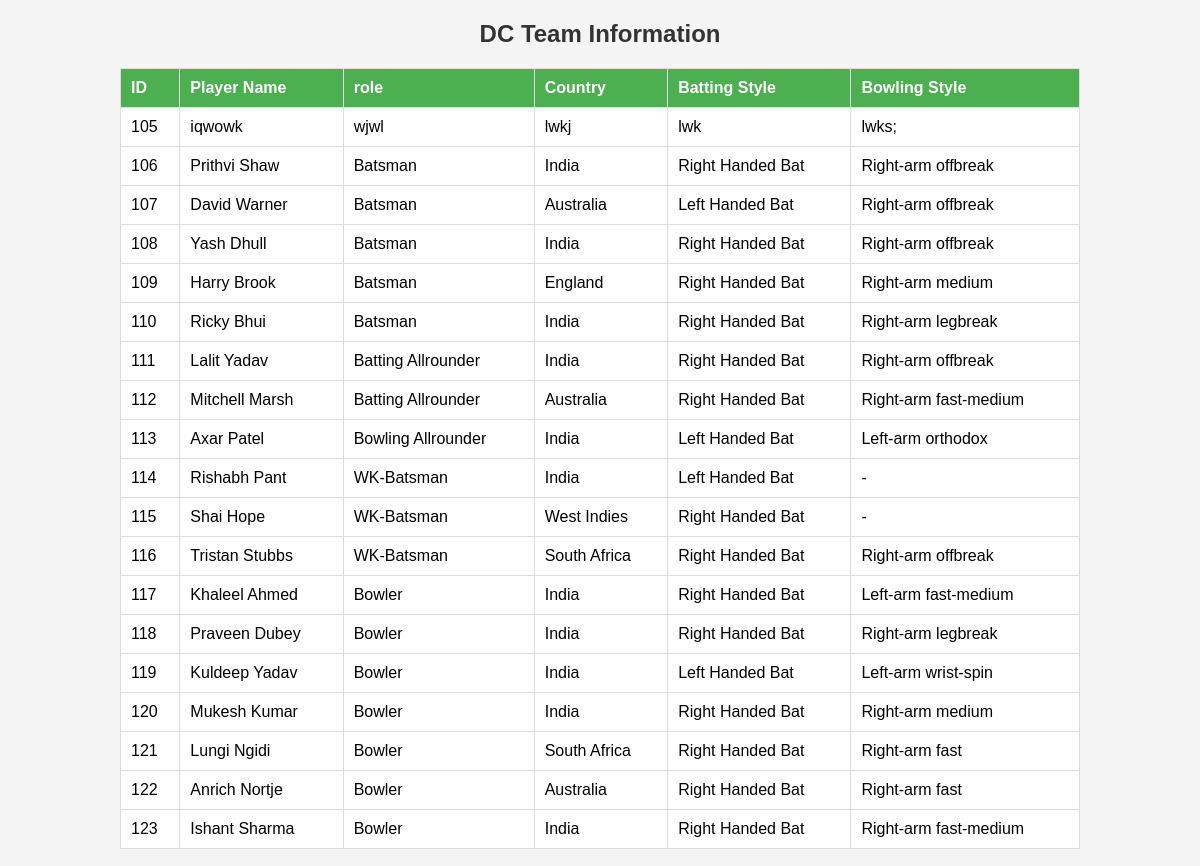
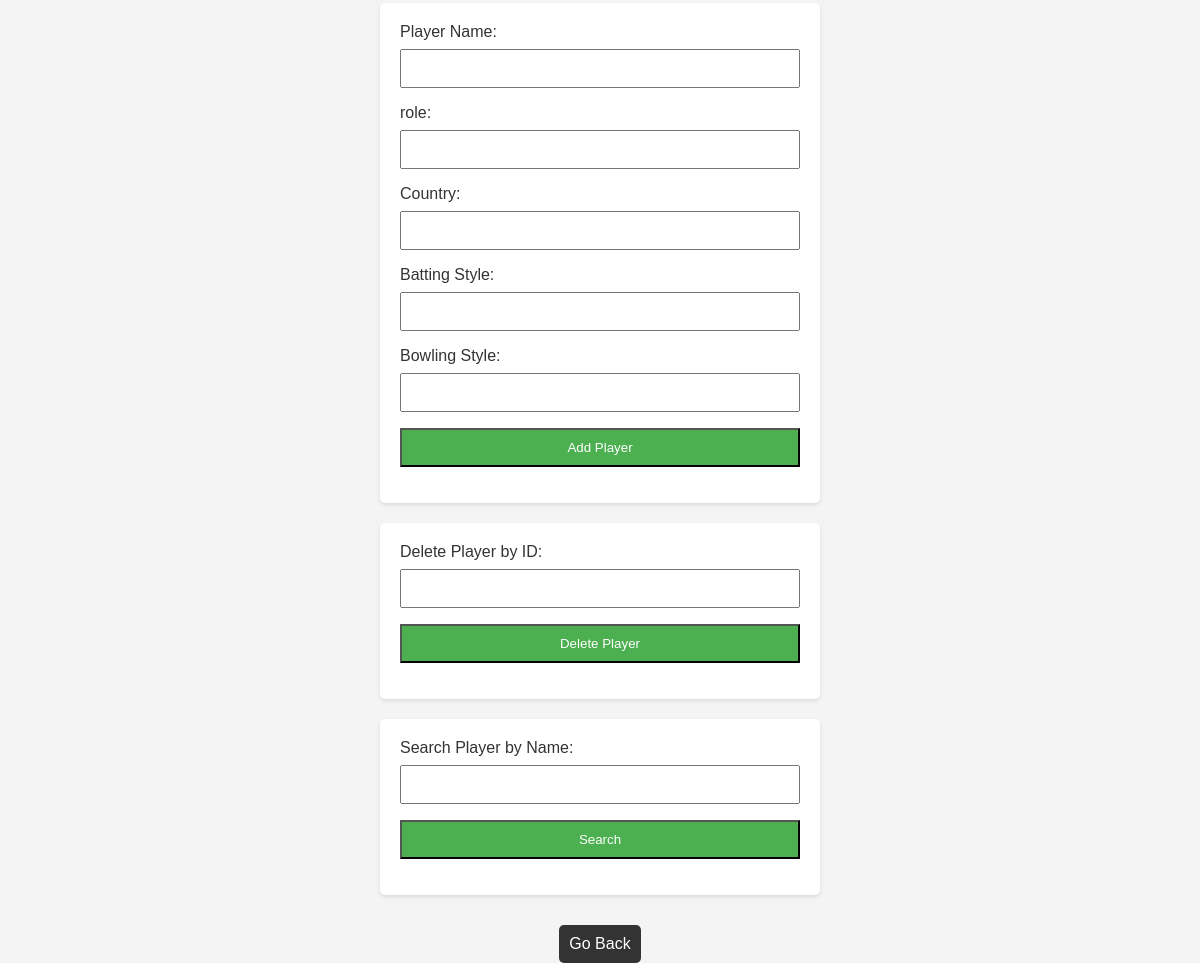
Page /dc.php on the committed database (2 pictures, top to bottom).
### tables this page shows
CREATE TABLE `each_team` (
  `id` int(10) NOT NULL,
  `team_name` varchar(100) NOT NULL,
  `player_name` varchar(100) NOT NULL,
  `role` varchar(40) NOT NULL,
  `country` varchar(100) NOT NULL,
  `batting_style` varchar(100) NOT NULL,
  `bowling_style` varchar(100) NOT NULL
);

### dc.php (the view, shortened to what this page needs)
<!DOCTYPE html>
<html>
<head>
</head>
<body>
    <?php
    $servername = "localhost";
    $username = "root";
    $password = "";
    $dbname = "ipl";
    $conn = new mysqli($servername, $username, $password, $dbname);
    $sql_select = "SELECT id, player_name, role, country, batting_style, bowling_style FROM each_team WHERE team_name='DC'";
    $result_select = $conn->query($sql_select);
    if ($result_select->num_rows > 0) {
        echo "<h2>DC Team Information</h2>";
        echo "<table>";
        echo "<tr>
               <th>ID</th>
                <th>Player Name</th>
                <th>role</th>
                <th>Country</th>
                <th>Batting Style</th>
                <th>Bowling Style</th>
            </tr>";
        while ($row = $result_select->fetch_assoc()) {
            echo "<tr>
                    <td>{$row["id"]}</td>
                    <td>{$row["player_name"]}</td>
                    <td>{$row["role"]}</td>
                    <td>{$row["country"]}</td>
                    <td>{$row["batting_style"]}</td>
                    <td>{$row["bowling_style"]}</td>
                </tr>";
        }
        echo "</table>";
        echo "<form method='post' action='{$_SERVER["PHP_SELF"]}'>
                <input type='hidden' name='action' value='add_player'>
                <label for='player_name'>Player Name:</label>
                <input type='text' name='player_name' required>
                <label for='role'>role:</label>
                <input type='text' name='role' required>
                <label for='country'>Country:</label>
                <input type='text' name='country' required>
                <label for='batting_style'>Batting Style:</label>
                <input type='text' name='batting_style' required>
                <label for='bowling_style'>Bowling Style:</label>
                <input type='text' name='bowling_style' required>
                <input type='submit' value='Add Player'>
            </form>";
        echo "<form method='post' action='{$_SERVER["PHP_SELF"]}'>
                <input type='hidden' name='action' value='delete_player'>
                <label for='player_id'>Delete Player by ID:</label>
                <input type='number' name='player_id' required>
                <input type='submit' value='Delete Player'>
            </form>";
        echo "<form method='post' action='{$_SERVER["PHP_SELF"]}'>
                <input type='hidden' name='action' value='search_player'>
                <label for='search_name'>Search Player by Name:</label>
                <input type='text' name='search_name' required>
                <input type='submit' value='Search'>
            </form>";
    } else {
        echo "<p>No players found for DC.</p>";
    }
    echo "<a href='each_team.html' class='back-btn'> Go Back </a>";
    ?>
</body>
</html>

### dc.php (style rules this page uses)
body { font-family: Arial, sans-serif; background-color: #f4f4f4; margin: 0; padding: 0; text-align: center; }
h2 { color: #333; }
table { width: 80%; margin: 20px auto; border-collapse: collapse; background-color: #fff; }
th, td { border: 1px solid #ddd; padding: 10px; text-align: left; }
th { background-color: #4caf50; color: white; }
form { max-width: 400px; margin: 20px auto; padding: 20px; background-color: #fff; border-radius: 5px; box-shadow: 0 2px 4px rgba(0, 0, 0, 0.1); text-align: left; }
label { display: block; margin-bottom: 8px; color: #333; }
input, select { width: 100%; padding: 10px; margin-bottom: 16px; box-sizing: border-box; }
input[type="submit"] { background-color: #4caf50; color: #fff; cursor: pointer; }
.back-btn { background-color: #333; color: #fff; padding: 10px; text-decoration: none; border-radius: 5px; display: inline-block; margin-top: 10px; }

### rows in the picture
each_team: id "105", player_name "iqwowk", role "wjwl", country "lwkj", batting_style "lwk", bowling_style "lwks;"
each_team: id "106", player_name "Prithvi Shaw", role "Batsman", country "India", batting_style "Right Handed Bat", bowling_style "Right-arm offbreak"
each_team: id "107", player_name "David Warner", role "Batsman", country "Australia", batting_style "Left Handed Bat", bowling_style "Right-arm offbreak"
each_team: id "108", player_name "Yash Dhull", role "Batsman", country "India", batting_style "Right Handed Bat", bowling_style "Right-arm offbreak"
each_team: id "109", player_name "Harry Brook", role "Batsman", country "England", batting_style "Right Handed Bat", bowling_style "Right-arm medium"
each_team: id "110", player_name "Ricky Bhui", role "Batsman", country "India", batting_style "Right Handed Bat", bowling_style "Right-arm legbreak"
each_team: id "111", player_name "Lalit Yadav", role "Batting Allrounder", country "India", batting_style "Right Handed Bat", bowling_style "Right-arm offbreak"
each_team: id "112", player_name "Mitchell Marsh", role "Batting Allrounder", country "Australia", batting_style "Right Handed Bat", bowling_style "Right-arm fast-medium"
each_team: id "113", player_name "Axar Patel", role "Bowling Allrounder", country "India", batting_style "Left Handed Bat", bowling_style "Left-arm orthodox"
each_team: id "114", player_name "Rishabh Pant", role "WK-Batsman", country "India", batting_style "Left Handed Bat", bowling_style "-"
each_team: id "115", player_name "Shai Hope", role "WK-Batsman", country "West Indies", batting_style "Right Handed Bat", bowling_style "-"
each_team: id "116", player_name "Tristan Stubbs", role "WK-Batsman", country "South Africa", batting_style "Right Handed Bat", bowling_style "Right-arm offbreak"
each_team: id "117", player_name "Khaleel Ahmed", role "Bowler", country "India", batting_style "Right Handed Bat", bowling_style "Left-arm fast-medium"
each_team: id "118", player_name "Praveen Dubey", role "Bowler", country "India", batting_style "Right Handed Bat", bowling_style "Right-arm legbreak"
each_team: id "119", player_name "Kuldeep Yadav", role "Bowler", country "India", batting_style "Left Handed Bat", bowling_style "Left-arm wrist-spin"
each_team: id "120", player_name "Mukesh Kumar", role "Bowler", country "India", batting_style "Right Handed Bat", bowling_style "Right-arm medium"
each_team: id "121", player_name "Lungi Ngidi", role "Bowler", country "South Africa", batting_style "Right Handed Bat", bowling_style "Right-arm fast"
each_team: id "122", player_name "Anrich Nortje", role "Bowler", country "Australia", batting_style "Right Handed Bat", bowling_style "Right-arm fast"
each_team: id "123", player_name "Ishant Sharma", role "Bowler", country "India", batting_style "Right Handed Bat", bowling_style "Right-arm fast-medium"
